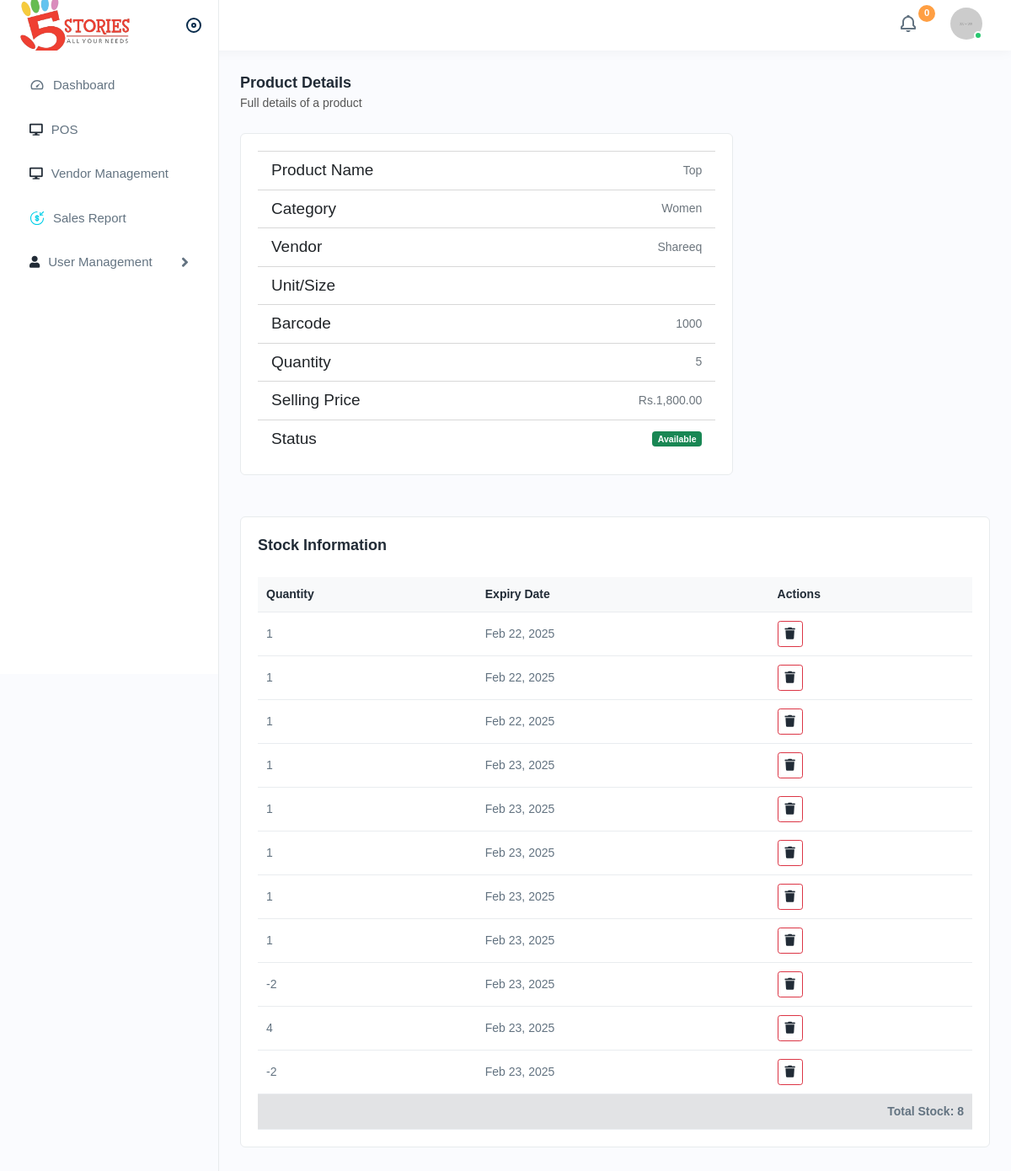
The app's page /product-details.php?id=2 (signed in) with its own data.
### tables this page shows
CREATE TABLE `tbl_product` (
  `id` int(11) NOT NULL,
  `name` varchar(255) NOT NULL,
  `category_id` int(11) NOT NULL,
  `unit` varchar(50) DEFAULT NULL,
  `barcode` varchar(100) DEFAULT NULL,
  `quantity` int(11) DEFAULT 0,
  `price` decimal(10,2) NOT NULL,
  `cost_price` decimal(10,2) NOT NULL,
  `grm_ref` varchar(100) DEFAULT NULL,
  `status` enum('active','inactive') DEFAULT 'active',
  `vendor_id` int(11) NOT NULL,
  `created_at` timestamp NOT NULL DEFAULT current_timestamp(),
  `stock` int(11) DEFAULT 0
);

CREATE TABLE `tbl_category` (
  `id` int(11) NOT NULL,
  `name` varchar(255) NOT NULL
);

CREATE TABLE `tbl_vendors` (
  `vendor_id` int(11) NOT NULL,
  `vendor_name` varchar(255) NOT NULL,
  `phone` varchar(20) DEFAULT NULL,
  `address` text DEFAULT NULL,
  `created_at` timestamp NOT NULL DEFAULT current_timestamp()
);

CREATE TABLE `tbl_expiry_date` (
  `id` int(11) NOT NULL,
  `product_id` int(11) NOT NULL,
  `quantity` int(11) NOT NULL,
  `barcode` varchar(100) DEFAULT NULL,
  `grm_ref` varchar(100) DEFAULT NULL,
  `user_id` int(11) NOT NULL,
  `vendor_id` int(11) NOT NULL,
  `created_at` timestamp NOT NULL DEFAULT current_timestamp()
);

### product-details.php (the view, shortened to what this page needs)
<?php
include './layouts/header.php';
$product_id = filter_input(INPUT_GET, 'id', FILTER_VALIDATE_INT);
$stmt = $conn->prepare("
    SELECT p.*, c.name AS category_name, u.unit_name, v.vendor_name
    FROM tbl_product p
    LEFT JOIN tbl_category c ON p.category_id = c.id
    LEFT JOIN tbl_unit u ON p.unit = u.id
    LEFT JOIN tbl_vendors v ON p.vendor_id = v.vendor_id
    WHERE p.id = ?
");
$stmt->bind_param("i", $product_id);
$stmt->execute();
$result = $stmt->get_result();
$product = $result->fetch_assoc();
?>
<?php include './layouts/sidebar.php'; ?>
<div class="page-wrapper">
    <div class="content">
        <div class="page-header">
            <div class="page-title">
                <h4>Product Details</h4>
                <h6>Full details of a product</h6>
            </div>
        </div>
        <div class="row">
            <div class="col-lg-8 col-sm-12">
                <div class="card">
                    <div class="card-body">
                        <div class="productdetails">
                            <ul class="list-group list-group-flush">
                                <li class="list-group-item d-flex justify-content-between align-items-center">
                                    <h5 class="mb-0">Product Name</h5>
                                    <span class="text-muted"><?= htmlspecialchars($product['name']) ?></span>
                                </li>
                                <li class="list-group-item d-flex justify-content-between align-items-center">
                                    <h5 class="mb-0">Category</h5>
                                    <span class="text-muted"><?= htmlspecialchars($product['category_name']) ?></span>
                                </li>
                                <li class="list-group-item d-flex justify-content-between align-items-center">
                                    <h5 class="mb-0">Vendor</h5>
                                    <span class="text-muted"><?= htmlspecialchars($product['vendor_name']) ?></span>
                                </li>
                                <li class="list-group-item d-flex justify-content-between align-items-center">
                                    <h5 class="mb-0">Unit/Size</h5>
                                </li>
                                <li class="list-group-item d-flex justify-content-between align-items-center">
                                    <h5 class="mb-0">Barcode</h5>
                                    <span class="text-muted"><?= htmlspecialchars($product['barcode']) ?></span>
                                </li>
                                <li class="list-group-item d-flex justify-content-between align-items-center">
                                    <h5 class="mb-0">Quantity</h5>
                                    <span class="text-muted"><?= htmlspecialchars($product['quantity']) ?></span>
                                </li>
                                <li class="list-group-item d-flex justify-content-between align-items-center">
                                    <h5 class="mb-0">Selling Price</h5>
                                    <span class="text-muted">Rs.<?= number_format($product['price'], 2) ?></span>
                                </li>
                                <li class="list-group-item d-flex justify-content-between align-items-center">
                                    <h5 class="mb-0">Status</h5>
                                    <span class="badge bg-<?= $product['status'] == "active" ? 'success' : 'danger' ?>">
                                        <?= $product['status'] == "active" ? 'Available' : 'Unavailable' ?>
                                    </span>
                                </li>
                            </ul>
                        </div>
                    </div>
                </div>
            </div>
        </div>
        <div class="card mt-4">
            <div class="card-body">
                <h5 class="card-title mb-4">Stock Information</h5>
                <div class="table-responsive">
                    <table class="table table-hover">
                        <thead class="table-light">
                            <tr>
                                <th>Quantity</th>
                                <th>Expiry Date</th>
                                <th>Actions</th>
                            </tr>
                        </thead>
                        <tbody>
                            <?php
                            $stmt = $conn->prepare("
                                SELECT * FROM tbl_expiry_date
                                WHERE product_id = ?
                                ORDER BY created_at ASC
                            ");
                            $stmt->bind_param("i", $product_id);
                            $stmt->execute();
                            $stockResult = $stmt->get_result();
                            $totalStock = 0;
                            while ($stock = $stockResult->fetch_assoc()):
                                $totalStock += $stock['quantity'];
                            ?>
                            <tr>
                                <td><?= $stock['quantity'] ?></td>
                                <td>
                                    <?= $stock['created_at'] != '0000-00-00' ?
                                        date('M d, Y', strtotime($stock['created_at'])) :
                                        'N/A' ?>
                                </td>
                                <td>
                                    <div class="btn-group">
                                        <a href="backend/delStock.php?id=<?= $stock['id'] ?>&pid=<?= $product_id ?>"
                                           class="btn btn-sm btn-outline-danger"
                                           title="Delete"
                                           onclick="return confirm('Are you sure you want to delete this stock entry?')">
                                            <i class="fas fa-trash"></i>
                                        </a>
                                    </div>
                                </td>
                            </tr>
                            <?php endwhile; ?>
                            <tr class="table-secondary">
                                <td colspan="3" class="text-end fw-bold">
                                    Total Stock: <?= $totalStock ?>
                                </td>
                            </tr>
                        </tbody>
                    </table>
                </div>
            </div>
        </div>
    </div>
</div>
</body>
</html>

### layouts/header.php (shortened to what this page needs)
<?php
	if(!isset($_SESSION['user_logged'])){
	header('location:./signin.php');
	exit();
}else{
	$u_id = $_SESSION['u_id'];
}  ?>
<!DOCTYPE html>
<html lang="en">
	<head>
		<link rel="stylesheet" href="assets/css/bootstrap.min.css">
		<link rel="stylesheet" href="assets/plugins/select2/css/select2.min.css">
		<link rel="stylesheet" href="assets/css/animate.css">
		<link rel="stylesheet" href="assets/css/dataTables.bootstrap4.min.css">
		<link rel="stylesheet" href="assets/plugins/fontawesome/css/fontawesome.min.css">
		<link rel="stylesheet" href="assets/plugins/fontawesome/css/all.min.css">
		<link rel="stylesheet" href="assets/css/style.css?new">
	</head>
	<body>
		<div class="main-wrapper">
<div class="header">
   <div class="header-left active">
    <a href="index.php" class="logo logo-normal">
			<?php
 		 if($u_id=='4'){ ?>
      <img src="../assets/img/logo-22.png"  alt="">
		<?php }elseif($u_id=='2'){ ?>
			<h4>Cardamom</h4>
		<?php }elseif($u_id=='3'){ ?>
				<h4>Main stores</h4>
			<?php }else{ ?>
				<img src="../assets/img/logo-22.png"  alt="">
			<?php } ?>
    </a>
    <a id="toggle_btn" href="javascript:void(0);">
    </a>
  </div>
  <ul class="nav user-menu">
    <li class="nav-item dropdown">
      <a href="javascript:void(0);" class="dropdown-toggle nav-link" data-bs-toggle="dropdown">
        <img src="assets/img/icons/notification-bing.svg"   alt="img"> <span class="badge rounded-pill">0</span>
      </a>
    </li>
    <li class="nav-item dropdown has-arrow main-drop">
      <a href="javascript:void(0);" class="dropdown-toggle nav-link userset" data-bs-toggle="dropdown">
        <span class="user-img"><img src="assets/img/profiles/avator1.jpg" alt="">
        <span class="status online"></span></span>
      </a>
    </li>
  </ul>
</div>

### layouts/sidebar.php (shortened to what this page needs)
<div class="sidebar" id="sidebar">
  <div class="sidebar-inner slimscroll">
    <div id="sidebar-menu" class="sidebar-menu">
      <ul>
        <?php $pg_name = basename($_SERVER['PHP_SELF']); ?>
        <li class="<?php if($pg_name=='index.php'){echo('active');} ?>" >
          <a href="index.php" ><img src="assets/img/icons/dashboard.svg" alt="img"><span> Dashboard</span> </a>
        </li>
        <li class="<?php if($pg_name=='pos.php'){echo('active');} ?>" >
          <a href="pos.php" ><i class="fa fa-desktop"></i><span> POS</span> </a>
        </li>
        <li class="<?php if($pg_name=='vendorlist.php'){echo('active');} ?>" >
          <a href="vendor.php" ><i class="fa fa-desktop"></i><span> Vendor Management</span> </a>
        </li>
        <li class="<?php if($pg_name=='sales_report.php'){echo('active');} ?>" >
          <a href="sales_report.php" ><img src="assets/img/icons/sale.svg" alt="img"><span> Sales Report</span> </a>
        </li>
        <li class="submenu">
          <a href="javascript:void(0);"><i class="fa fa-user" data-bs-toggle="tooltip" title="" data-bs-original-title="fa fa-anchor" aria-label="fa fa-anchor"></i>
            <span> User Management</span> <span class="menu-arrow"></span></a>
        </li>
      </ul>
    </div>
  </div>
</div>

### records on screen
tbl_product: name "Top", category.name "Women", vendor.vendor_name "Shareeq", barcode "1000", quantity "5", price "1,800.00"
tbl_expiry_date: quantity "1", created_at "Feb 22, 2025"
tbl_expiry_date: quantity "1", created_at "Feb 22, 2025"
tbl_expiry_date: quantity "1", created_at "Feb 22, 2025"
tbl_expiry_date: quantity "1", created_at "Feb 23, 2025"
tbl_expiry_date: quantity "1", created_at "Feb 23, 2025"
tbl_expiry_date: quantity "1", created_at "Feb 23, 2025"
tbl_expiry_date: quantity "1", created_at "Feb 23, 2025"
tbl_expiry_date: quantity "1", created_at "Feb 23, 2025"
tbl_expiry_date: quantity "-2", created_at "Feb 23, 2025"
tbl_expiry_date: quantity "4", created_at "Feb 23, 2025"
tbl_expiry_date: quantity "-2", created_at "Feb 23, 2025"

### other values on screen
$totalStock "8"
